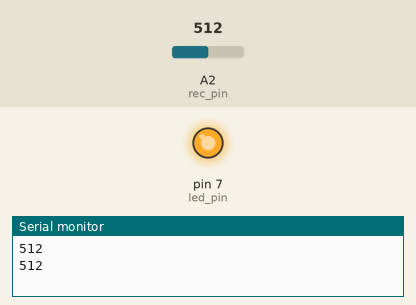
The sketch below on a simulated Arduino Uno, built with avr-gcc and run on an emulated ATmega328P. Parts: output pins drawn as LEDs (lit = HIGH), the last lines printed to the serial monitor. The test bench sets the inputs (shaded band); at power-on: A2 (rec_pin) = 512.

Above: at 2.8 s.
2.9 s: A2 (rec_pin) set to 381
7.2 s: A2 (rec_pin) set to 358
At 11.2 s:
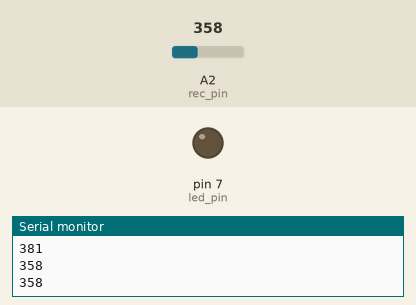
11.5 s: A2 (rec_pin) set to 380
At 12.8 s:
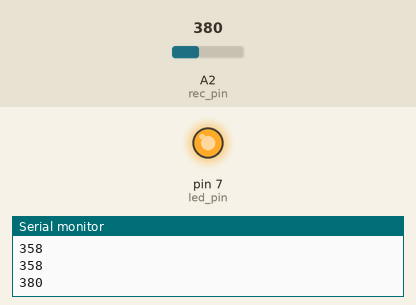
14.2 s: A2 (rec_pin) set to 360
At 18.6 s:
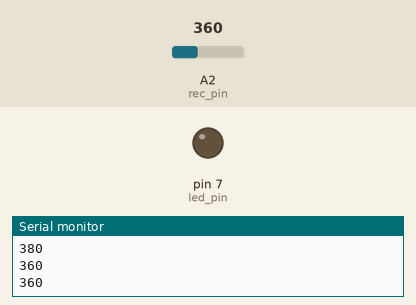
Timing chart, 0 to 20.1 s (numbered marks = the images above; inputs shaded):
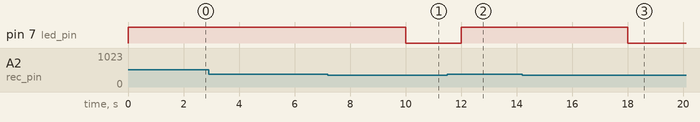

The sketch:

RF_SENSOR_receive.ino
```cpp
const int rec_pin = A2;
const int led_pin = 7;

unsigned int rec_data = 0;
const unsigned int upper_limit = 370;
const unsigned int lower_limit = 370;

void setup()
{
  Serial.begin(9600);
  pinMode(led_pin,OUTPUT);
}

void loop()
{
  rec_data = analogRead(rec_pin);
  Serial.println(rec_data);

  if(rec_data > upper_limit)
  {
    digitalWrite(led_pin,HIGH);
  }

  delay(2000);

  if(rec_data < lower_limit)
  {
    digitalWrite(led_pin,LOW);
  }
}
```

Measured:
- the behaviour switches between 370 and 369 on A2 (rec_pin) (found by bisection; images 0 and 1)
- after the input at 7.2 s, pin 7 (led_pin): HIGH → LOW after 2.8 s
- after the input at 11.5 s, pin 7 (led_pin): LOW → HIGH after 0.50 s
- after the input at 14.2 s, pin 7 (led_pin): HIGH → LOW after 3.8 s
